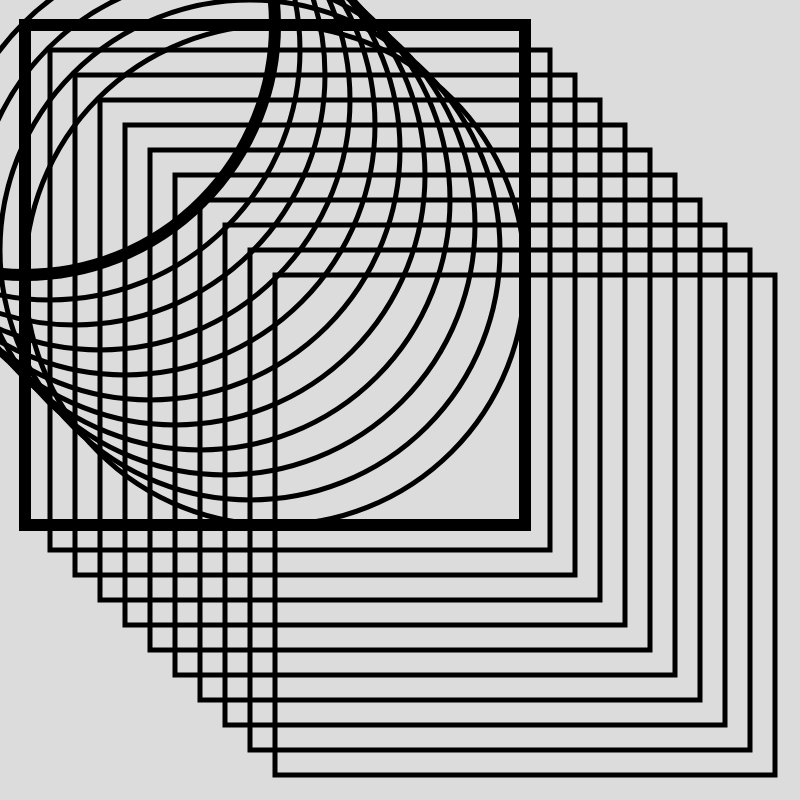
Frame 1 (no input)
Frame 2 (the mouse pressed at the canvas centre, redrawn once): identical to frame 1, image omitted

The p5.js sketch that drew this single still picture (run headless with seeded random() and noise() and a simulated clock; the mouse was pressed at the canvas centre and the sketch redrawn once):

// p5.js sketch
// ── sketch.js
function setup() {
  createCanvas(800, 800);
  noFill();
  noLoop();
}

function draw() {
  background(220);
  strokeWeight(12);

  for (let x = 0; x <= 10; x += 1) {
    rect(25 * x + 25, 25 * x + 25, 500, 500);


    ellipse(25 * x + 25, 25 * x + 25, 500, 500);
    strokeWeight(5);
    console.log(x)
  }


}
